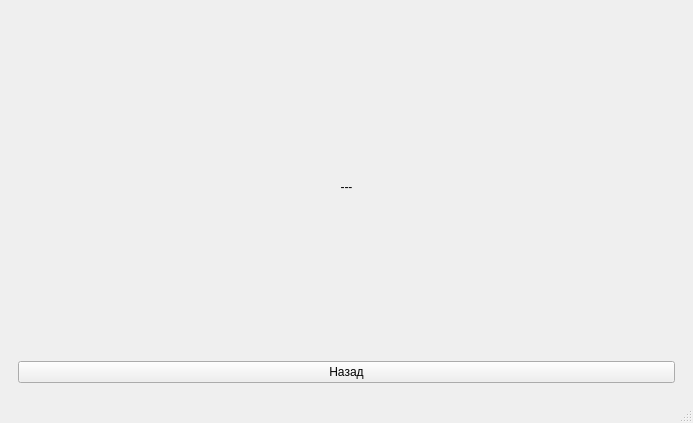
<?xml version="1.0" encoding="UTF-8"?>
<ui version="4.0">
 <class>MainWindow</class>
 <widget class="QMainWindow" name="MainWindow">
  <property name="geometry">
   <rect>
    <x>0</x>
    <y>0</y>
    <width>693</width>
    <height>423</height>
   </rect>
  </property>
  <property name="windowTitle">
   <string>MainWindow</string>
  </property>
  <widget class="QWidget" name="centralwidget">
   <layout class="QVBoxLayout" name="verticalLayout">
    <item>
     <widget class="QStackedWidget" name="stackedWidget">
      <property name="currentIndex">
       <number>3</number>
      </property>
      <widget class="QWidget" name="page_login">
       <layout class="QGridLayout" name="gridLayout">
        <item row="0" column="0">
         <layout class="QVBoxLayout" name="verticalLayout_2">
          <item>
           <widget class="QLabel" name="label">
            <property name="text">
             <string>Вітаємо! Вставте картку</string>
            </property>
            <property name="alignment">
             <set>Qt::AlignmentFlag::AlignCenter</set>
            </property>
           </widget>
          </item>
          <item>
           <widget class="QPushButton" name="btnLogin">
            <property name="text">
             <string>Вставити картку</string>
            </property>
           </widget>
          </item>
         </layout>
        </item>
       </layout>
      </widget>
      <widget class="QWidget" name="page_pin">
       <layout class="QVBoxLayout" name="verticalLayout_4">
        <item>
         <widget class="QLineEdit" name="pinInput">
          <property name="echoMode">
           <enum>QLineEdit::EchoMode::Password</enum>
          </property>
          <property name="readOnly">
           <bool>true</bool>
          </property>
         </widget>
        </item>
        <item>
         <layout class="QHBoxLayout" name="horizontalLayout">
          <item>
           <layout class="QGridLayout" name="gridLayout_2">
            <item row="0" column="0">
             <widget class="QPushButton" name="btn1">
              <property name="text">
               <string>1</string>
              </property>
             </widget>
            </item>
            <item row="2" column="1">
             <widget class="QPushButton" name="btn8">
              <property name="text">
               <string>8</string>
              </property>
             </widget>
            </item>
            <item row="2" column="2">
             <widget class="QPushButton" name="btn9">
              <property name="text">
               <string>9</string>
              </property>
             </widget>
            </item>
            <item row="1" column="1">
             <widget class="QPushButton" name="btn5">
              <property name="text">
               <string>5</string>
              </property>
             </widget>
            </item>
            <item row="2" column="0">
             <widget class="QPushButton" name="btn7">
              <property name="text">
               <string>7</string>
              </property>
             </widget>
            </item>
            <item row="0" column="2">
             <widget class="QPushButton" name="btn3">
              <property name="text">
               <string>3</string>
              </property>
             </widget>
            </item>
            <item row="1" column="2">
             <widget class="QPushButton" name="btn6">
              <property name="text">
               <string>6</string>
              </property>
             </widget>
            </item>
            <item row="0" column="1">
             <widget class="QPushButton" name="btn2">
              <property name="text">
               <string>2</string>
              </property>
             </widget>
            </item>
            <item row="1" column="0">
             <widget class="QPushButton" name="btn4">
              <property name="text">
               <string>4</string>
              </property>
             </widget>
            </item>
            <item row="3" column="1">
             <widget class="QPushButton" name="btn0">
              <property name="text">
               <string>0</string>
              </property>
             </widget>
            </item>
           </layout>
          </item>
          <item>
           <layout class="QVBoxLayout" name="verticalLayout_3">
            <item>
             <widget class="QPushButton" name="btnClear">
              <property name="text">
               <string>Стерти</string>
              </property>
             </widget>
            </item>
            <item>
             <widget class="QPushButton" name="btnEnterPin">
              <property name="text">
               <string>Ввести</string>
              </property>
             </widget>
            </item>
            <item>
             <widget class="QPushButton" name="btnCancel">
              <property name="text">
               <string>Скасувати</string>
              </property>
             </widget>
            </item>
           </layout>
          </item>
         </layout>
        </item>
       </layout>
      </widget>
      <widget class="QWidget" name="page_menu">
       <layout class="QVBoxLayout" name="verticalLayout_5">
        <item>
         <widget class="QLabel" name="label_2">
          <property name="text">
           <string>Оберіть операцію</string>
          </property>
          <property name="alignment">
           <set>Qt::AlignmentFlag::AlignCenter</set>
          </property>
         </widget>
        </item>
        <item>
         <widget class="QPushButton" name="btnBalance">
          <property name="text">
           <string>Баланс</string>
          </property>
         </widget>
        </item>
        <item>
         <widget class="QPushButton" name="btnWithdrawMenu">
          <property name="text">
           <string>Зняти кошти</string>
          </property>
         </widget>
        </item>
        <item>
         <widget class="QPushButton" name="btnExit">
          <property name="text">
           <string>Вихід</string>
          </property>
         </widget>
        </item>
       </layout>
      </widget>
      <widget class="QWidget" name="page_balance">
       <layout class="QGridLayout" name="gridLayout_3">
        <item row="0" column="0">
         <widget class="QLabel" name="labelBalanceInfo">
          <property name="text">
           <string>---</string>
          </property>
          <property name="alignment">
           <set>Qt::AlignmentFlag::AlignCenter</set>
          </property>
         </widget>
        </item>
        <item row="1" column="0">
         <widget class="QPushButton" name="btnBack">
          <property name="text">
           <string>Назад</string>
          </property>
         </widget>
        </item>
       </layout>
      </widget>
     </widget>
    </item>
   </layout>
  </widget>
  <widget class="QMenuBar" name="menubar">
   <property name="geometry">
    <rect>
     <x>0</x>
     <y>0</y>
     <width>693</width>
     <height>25</height>
    </rect>
   </property>
  </widget>
  <widget class="QStatusBar" name="statusbar"/>
 </widget>
 <resources/>
 <connections/>
</ui>
